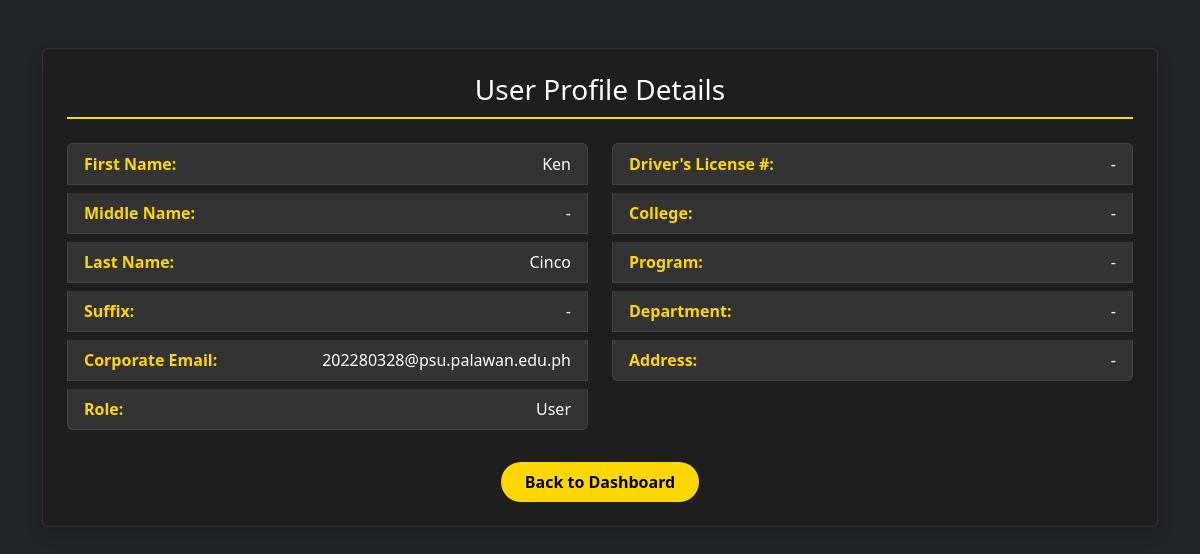
Before: /dashboard/admin/manage_users/view/1 (signed in) with the older database file.
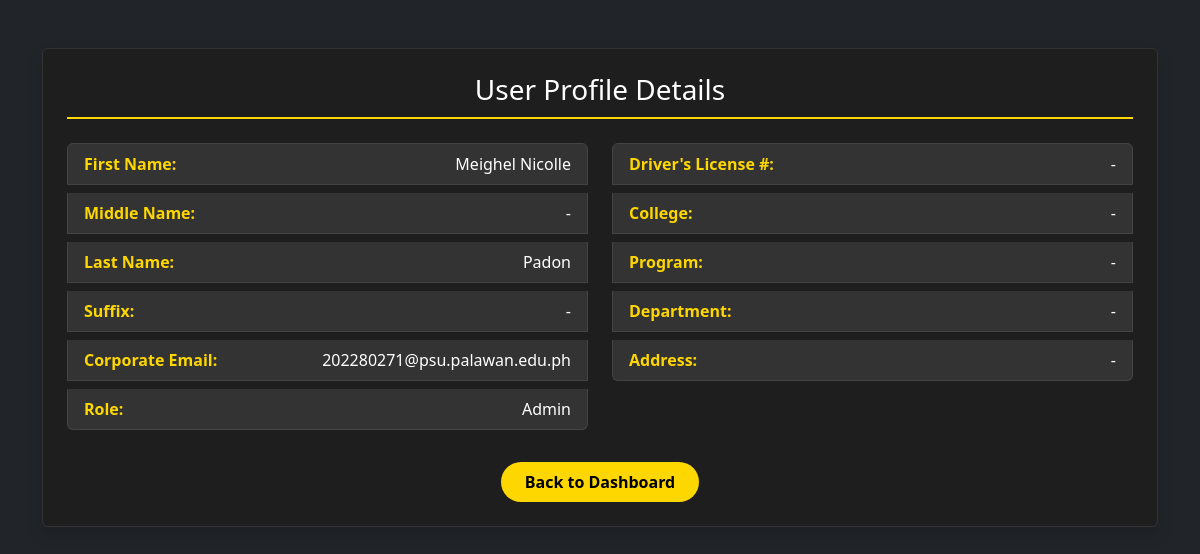
After: the same page with the newer database file.
### vehicle_pass/models.py (models this page shows, shortened)
class BaseModel(models.Model):
    created_at = models.DateTimeField(auto_now_add=True, db_index=True)
    updated_at = models.DateTimeField(auto_now=True)
    class Meta:
        abstract = True

class UserProfile(BaseModel):
    ROLE_CHOICES = [('user', 'User'),
        ('security', 'Security'),
        ('admin', 'Admin')
        ]
    SCHOOL_ROLE_CHOICES = [('student', 'Student'),
                           ('faculty & staff', 'Faculty and Staff'),
                           ('university official', 'University Official')
    ]
    COLLEGE_CHOICES = [('CAD', 'College of Architecture and Design'),
                       ('CAH', 'College of Arts and Humanities'),
                       ('CBA', 'College of Business and Accountancy'),
                       ('CCJE', 'College of Criminal Justice and Education'),
                       ('CoE', 'College of Engineering'),
                       ('CHTM', 'College of Hospitality Management and Tourism'),
                       ('CNHS', 'College of Nursing and Health Sciences'),
                       ('CS', 'College of Sciences'),
                       ('CTE', 'College of Teacher Education'),
    ]
    YEAR_LEVEL_CHOICES = [('first year', 'First Year'),
                          ('second year', 'Second Year'),
                          ('third year', 'Thord Year'),
                          ('fourth year', 'Fourth year'),
                          ('fifth year', 'Fifth Year')
    ]
    OFFICE_CHOICES = [
        ('university president', 'University President'),
        ('university president coa', 'University President COA'),
        ('office of the university secretary', 'Office of the University Secretary'),
        ('legal office', 'Legal Office (Data Privacy Office)'),
        ('planning and development office', 'Planning and Development Office'),
        ('office of the internal audit services', 'Office of the Internal Audit Services (QMS)'),
        ('public information office', 'Public Information Office'),
        ('alumni affairs office', 'Alumni Affairs Office'),
        ('academic council', 'Academic Council'),
        ('administrative council', 'Administrative Council'),
        ('research and extension council', 'Research and Extension Council'),
        ('management committee', 'Management Committee'),
        ('university ethics committee', 'University Ethics Committee'),
        ('gender and development office', 'Gender and Development Office'),
        ('international affairs and linkages office', 'International Affairs and Linkages Office'),
        ('office of the vice president for finance and administration', 'Office of the Vice President for Finance and Administration'),
        ('bids and awards committee', 'Bids and Awards Committee'),
        ('administrative management office', 'Administrative Management Office'),
        ('records archives management office', 'Records Archives Management Office'),
        ('human resource management office', 'Human Resource Management Office'),
        ('faculty and staff development unit', 'Faculty and Staff Development Unit'),
        ('health services office', 'Health Services Office'),
        ('management information system information office', 'Management Information System Information Office'),
        ('security office', 'Security Office'),
        ('supply and property management office', 'Supply and Property Management Office'),
        ('disaster risk reduction and management office', 'Disaster Risk Reduction and Management Office'),
        ('project management office', 'Project Management Office'),
        ('general services office', 'General Services Office'),
        ('utility and environmental management office', 'Utility and Environmental Management Office'),
        ('motorpool office', 'Motorpool Office'),
        ('finance management service offices (cfo)', 'Finance Management Service Offices (CFO)'),
        ('accounting office', 'Accounting Office'),
        ('processing unit', 'Processing Unit'),
        ('student accounts & assessment', 'Student Accounts & Assessment'),
        ('financial reporting', 'Financial Reporting'),
        ('budget office', 'Budget Office'),
        ('production services/income generating projects office', 'Production Services/Income Generating Projects Office'),
        ('production', 'Production'),
        ('sifma', 'SIFMA'),
        ('university bookstore', 'University Bookstore'),
        ('auxiliary services - canteen', 'Auxiliary Services - Canteen'),
        ('auxiliary services - hostel', 'Auxiliary Services - Hostel'),
        ('auxiliary services - dormitory', 'Auxiliary Services - Dormitory'),
        ('university printing press', 'University Printing Press'),
        ('procurement office', 'Procurement Office'),
        ('cashiers office', 'Cashier’s Office'),
        ('office of the vice president for research, development and extension', 'Office of the Vice President for Research, Development and Extension'),
        ('university research office', 'University Research Office'),
        ('university extension service office', 'University Extension Service Office'),
        ('intellectual property and technology transfer office', 'Intellectual Property and Technology Transfer Office'),
        ('palawan studies center', 'Palawan Studies Center'),
        ('center for strategy policy and governance', 'Center for Strategy Policy and Governance'),
        ('panrehiyong iv-b sentro ng wikang pilipino', 'Panrehiyong IV-B Sentro ng Wikang Pilipino'),
        ('marine science research center', 'Marine Science Research Center'),
        ('palawan international technology business incubator & startup hub office', 'Palawan International Technology Business Incubator & Startup Hub Office'),
        ('office of the vice president for academic affairs', 'Office of the Vice President for Academic Affairs'),
        ('office of the eteeap', 'Office of the ETEEAP'),
        ('office of the university registrar', 'Office of the University Registrar'),
        ('university quality assurance center', 'University Quality Assurance Center'),
        ('office of the university sports', 'Office of the University Sports'),
        ('office of the curriculum & instructional materials development', 'Office of the Curriculum & Instructional Materials Development'),
        ('office of the student affairs and services', 'Office of the Student Affairs and Services'),
        ('social and cultural affairs (psu band, psu dance troupe, psu singers)', 'Social and Cultural Affairs (PSU Band, PSU Dance Troupe, PSU Singers)'),
        ('office of the university library', 'Office of the University Library'),
        ('psu museum', 'PSU Museum'),
    ]
    WORKPLACE_CHOICES = OFFICE_CHOICES + COLLEGE_CHOICES
    corporate_email = models.EmailField(max_length=50, unique=True)
    password = models.CharField(max_length=128)
    contact = models.CharField(max_length=14)
    lastname = models.CharField(max_length=25)
    firstname = models.CharField(max_length=50)
    middlename = models.CharField(max_length=25, blank=True, null=True)
    suffix = models.CharField(max_length=5, blank=True, null=True)
    address = models.CharField(max_length=100, blank=True, null=True)
    dl_number = models.CharField(max_length=25)
    college = models.CharField(max_length=100, choices=COLLEGE_CHOICES ,blank=True, null=True)
    program = models.CharField(max_length=100, blank=True, null=True)
    year_level = models.CharField(max_length=40, choices=YEAR_LEVEL_CHOICES, blank=True, null=True)
    father_name = models.CharField(max_length=100, blank=True, null=True)
    father_contact = models.CharField(max_length=14, blank=True, null=True)
    father_address = models.CharField(max_length=150, blank=True, null=True)
    mother_name = models.CharField(max_length=100, blank=True, null=True)
    mother_contact =models.CharField(max_length=14, blank=True, null=True)
    mother_address = models.CharField(max_length=150, blank=True, null=True)
    guardian_name = models.CharField(max_length=100, blank=True, null=True)
    guardian_contact = models.CharField(max_length=14, blank=True, null=True)
    guardian_address = models.CharField(max_length=150, blank=True, null=True)
    position = models.CharField(max_length=50, blank=True, null=True)
    workplace = models.CharField(max_length=150, choices=WORKPLACE_CHOICES, blank=True, null=True)
    role = models.CharField(max_length=20, choices=ROLE_CHOICES, default='user', null=True)
    school_role = models.CharField(max_length=20, choices=SCHOOL_ROLE_CHOICES, null=True, blank=True)

### vehicle_pass/views.py (the view)
# urls.py: path("dashboard/admin/manage_users/view/<pk>", AdminViewSpecificUser.as_view(), name="admin_view_specific_user"),
class AdminViewSpecificUser(CustomLoginRequiredMixin, DetailView):
    model = UserProfile
    template_name = 'Admin Dashboard/Admin User CRUD/Admin_View_Specific_User.html'
    context_object_name = 'user'

### vehicle_pass/authentication.py (called while the page is built)
    def dispatch(self, request, *args, **kwargs):
        if not request.session.get("user_id"): #overrides the django dispatch
            return redirect("login")  #redirect to login if no active on session
        return super().dispatch(request, *args, **kwargs)

### vehicle_pass/context_processors.py (called while the page is built)
def admin_user_context(request):
    if hasattr(request, 'session') and 'user_id' in request.session:
        try:
            user_id = request.session.get('user_id')
            admin_user = UserProfile.objects.get(id=user_id, role='admin')
            admin_name = f"{admin_user.firstname} {admin_user.lastname}"
        except Exception as e:
            admin_name = "Admin"
    else:
        admin_name = "Not Logged In"
    return {'admin_name': admin_name}

def default_user_context(request):
    if hasattr(request, 'session') and 'user_id' in request.session:
        try:
            user_id = request.session.get('user_id')
            default_user = UserProfile.objects.get(id=user_id, role='user')
            user_name = f"{default_user.firstname} {default_user.lastname}"
        except Exception as e:
            user_name = "User"
    else:
        user_name = "Not Logged In"
    return {'user_name': user_name}

### templates/Admin Dashboard/Admin User CRUD/Admin_View_Specific_User.html (shortened to what the changed rows need)
{% load static %}
{% block content %}
<link href="https://cdn.jsdelivr.net/npm/bootstrap@5.3.0-alpha1/dist/css/bootstrap.min.css" rel="stylesheet">
<body class="bg-dark">
    <div class="container mt-5">
        <div class="card shadow p-4" style="background-color: #1e1e1e; border: 1px solid #333; color: #fff;">
          <div class="row">
            <div class="col-md-6">
              <div class="list-group">
                <div class="list-group-item bg-dark border-secondary mb-2" style="background-color: #333 !important; border-color: #444 !important;">
                  <strong style="color: #FFD700;">First Name:</strong> <span class="float-end text-white">{{ user.firstname }}</span>
                </div>
                <div class="list-group-item bg-dark border-secondary mb-2" style="background-color: #333 !important; border-color: #444 !important;">
                  <strong style="color: #FFD700;">Last Name:</strong> <span class="float-end text-white">{{ user.lastname }}</span>
                </div>
                <div class="list-group-item bg-dark border-secondary mb-2" style="background-color: #333 !important; border-color: #444 !important;">
                  <strong style="color: #FFD700;">Suffix:</strong> <span class="float-end text-white">{{ user.suffix|default:"-" }}</span>
                </div>
                <div class="list-group-item bg-dark border-secondary mb-2" style="background-color: #333 !important; border-color: #444 !important;">
                  <strong style="color: #FFD700;">Corporate Email:</strong> <span class="float-end text-white">{{ user.corporate_email }}</span>
                </div>
                <div class="list-group-item bg-dark border-secondary mb-2" style="background-color: #333 !important; border-color: #444 !important;">
                  <strong style="color: #FFD700;">Role:</strong> <span class="float-end text-white">{{ user.role|title }}</span>
                </div>
              </div>
            </div>
            <div class="col-md-6">
              <div class="list-group">
                <div class="list-group-item bg-dark border-secondary mb-2" style="background-color: #333 !important; border-color: #444 !important;">
                  <strong style="color: #FFD700;">Driver's License #:</strong> <span class="float-end text-white">{{ user.dl_number|default:"-" }}</span>
                </div>
                <div class="list-group-item bg-dark border-secondary mb-2" style="background-color: #333 !important; border-color: #444 !important;">
                  <strong style="color: #FFD700;">College:</strong> <span class="float-end text-white">{{ user.college|default:"-" }}</span>
                </div>
                <div class="list-group-item bg-dark border-secondary mb-2" style="background-color: #333 !important; border-color: #444 !important;">
                  <strong style="color: #FFD700;">Program:</strong> <span class="float-end text-white">{{ user.program|default:"-" }}</span>
                </div>
                <div class="list-group-item bg-dark border-secondary mb-2" style="background-color: #333 !important; border-color: #444 !important;">
                  <strong style="color: #FFD700;">Address:</strong> <span class="float-end text-white">{{ user.address|default:"-" }}</span>
                </div>
              </div>
            </div>
          </div>
        </div>
      </div>
</body>
{% endblock %}

Changed rows visible on the page:
changed UserProfile: firstname "Ken" → "Meighel Nicolle"; lastname "Cinco" → "Padon"; corporate_email "202280328@psu.palawan.edu.ph" → "202280271@psu.palawan.edu.ph"; role "User" → "Admin"
